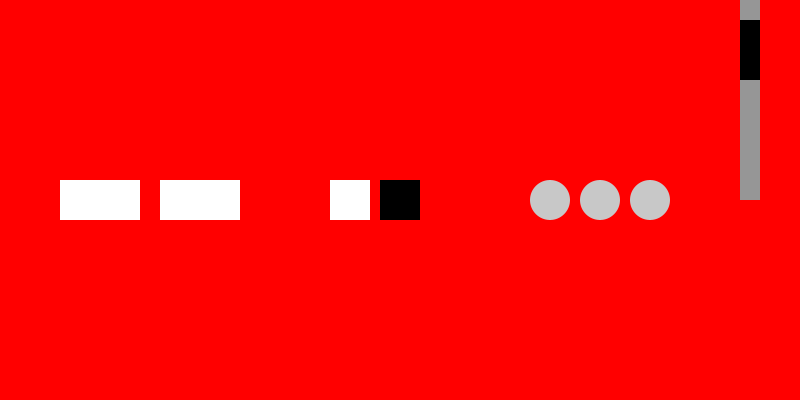
Frame 1 (no input)
Frame 60 (the mouse pressed at the canvas centre just before this capture): identical to frame 1, image omitted
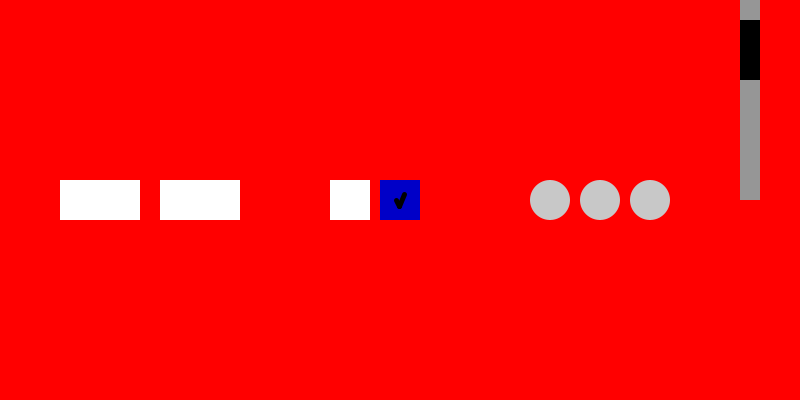
Frame 120 (the mouse held since frame 60 and released just before this capture)

The Processing sketch that drew these frames (run headless with seeded random() and noise(); from frame 60 on, the mouse is pressed at the canvas centre):

// Processing sketch: Harrah_Ethan_HandsOnWidgets
// ── Harrah_Ethan_HandsOnWidgets.pde
Button normalButton1, normalButton2;
Checkbox checkbox1, checkbox2;
RadioGroup radioGroup;
RadioButton radio1, radio2, radio3;
Slider backgroundSlider;
int backgroundColor;

void setup() {
  size(800, 400); 
  backgroundColor = color(255, 0, 0); // Start with red

  // Normal Buttons (Left side) - Toggle between Blue & Yellow
  normalButton1 = new Button(
    () -> changeBackgroundBlueYellow(),
    100, 200,
    40, 20,
    "rect",
    color(255),  // White
    color(200)   // Gray
  );
  
  normalButton2 = new Button(
    () -> changeBackgroundBlueYellow(),
    200, 200,
    40, 20,
    "rect",
    color(255),  // White
    color(200)   // Gray
  );

  // Checkboxes (Middle)
  checkbox1 = new Checkbox(
    () -> println("Checkbox 1 toggled!"),
    350, 200,
    20,
    color(255),
    color(200),
    color(0, 0, 255),
    color(0, 0, 200)
  );

  checkbox2 = new Checkbox(
    () -> println("Checkbox 2 toggled!"),
    400, 200,
    20,
    color(0),
    color(100),
    color(0, 0, 255),
    color(0, 0, 200)
  );

  // Radio Buttons (Right side)
  radioGroup = new RadioGroup();

  radio1 = new RadioButton(
    radioGroup,
    () -> println("Radio 1 selected"),
    550, 200,
    20,
    color(200),
    color(150),
    color(100, 200, 100),
    color(50, 150, 50)
  );

  radio2 = new RadioButton(
    radioGroup,
    () -> println("Radio 2 selected"),
    600, 200,
    20,
    color(200),
    color(150),
    color(100, 200, 100),
    color(50, 150, 50)
  );

  radio3 = new RadioButton(
    radioGroup,
    () -> println("Radio 3 selected"),
    650, 200,
    20,
    color(200),
    color(150),
    color(100, 200, 100),
    color(50, 150, 50)
  );

  // Vertical Slider - Changes background from Red to Green
  backgroundSlider = new Slider(
    750, 50,   // x, y position
    20, 300,   // width, height
    true,      // Vertical slider
    0.2,       // Button size percentage
    color(150), // Track color (Gray)
    color(0)    // Button color (Black)
  );
}

void changeBackgroundBlueYellow() {
  if (backgroundColor == color(0, 0, 255)) {
    backgroundColor = color(255, 255, 0);
  } else {
    backgroundColor = color(0, 0, 255);
  }
}

void updateBackgroundFromSlider() {
  float sliderValue = backgroundSlider.getValue();
  backgroundColor = lerpColor(color(255, 0, 0), color(0, 255, 0), sliderValue);
}

void draw() {
  background(backgroundColor);
  backgroundSlider.update();
  
  updateBackgroundFromSlider();

  // Render UI Elements
  normalButton1.render();
  normalButton2.render();
  
  checkbox1.render();
  checkbox2.render();

  radio1.render();
  radio2.render();
  radio3.render();

  backgroundSlider.render();
}

void mousePressed() {
  normalButton1.mousePressed();
  normalButton2.mousePressed();

  checkbox1.mousePressed();
  checkbox2.mousePressed();

  radio1.mousePressed();
  radio2.mousePressed();
  radio3.mousePressed();

  backgroundSlider.mousePressed();
}

void mouseReleased() {
  backgroundSlider.mouseReleased();
}

// ── Button.pde
class Button {
  boolean isPressed;
  String buttonType; // ellipse, rect, etc...
  PVector pos;
  PVector size;
  int baseColor;
  int highlightColor;
  final Runnable action;
  
  Button(Runnable action, float xPos, float yPos, float xSize, float ySize, String buttonType, int baseColor, int highlightColor) {
    this.action = action;
    this.pos = new PVector(xPos, yPos);
    this.size = new PVector(xSize, ySize);
    this.buttonType = buttonType;
    this.baseColor = baseColor;
    this.highlightColor = highlightColor;
}
 
  void render() {
    renderColor();
    renderShape();
  }
 
  void renderShape() {
     noStroke();
     if (buttonType == "rect") {
       rectMode(CENTER);
       rect(this.pos.x, this.pos.y, this.size.x * 2, this.size.y * 2);
     } else if (buttonType == "ellipse") {
       ellipseMode(CENTER);
       ellipse(this.pos.x, this.pos.y ,this.size.x * 2, this.size.y * 2);
     }
  }
  
  void renderColor() {
     if (this.isMouseOverButton() == true) {
       fill(this.highlightColor);  
     } else {
       fill(this.baseColor);
     } 
  }
  
  void mousePressed() {
    if (this.isMouseOverButton() == true) {
      this.action.run(); 
    }
  }
  
  boolean isMouseOverButton() {
    if (this.buttonType == "rect") {
      if (
        this.pos.x - this.size.x <= mouseX && mouseX <= this.pos.x + this.size.x &&
        this.pos.y - this.size.y <= mouseY && mouseY <= this.pos.y + this.size.y
      ) {
        return true; 
      } else {
        return false; 
      }
    } else if (this.buttonType == "ellipse") {
      if (
        (
        Math.pow(((mouseX - this.pos.x) / this.size.x),2) + 
        Math.pow(((mouseY - this.pos.y) / this.size.y),2)
        ) <= 1
      ) {
        return true; 
      } else {
        return false; 
      }
    } else {
      return false; 
    }
  }
  
}

// ── CheckBox.pde
class Checkbox extends Button {
  boolean checked;
  int baseCheckedColor;
  int highlightCheckedColor;

  Checkbox(Runnable action, float xPos, float yPos, float size, int baseUncheckedColor, int highlightUncheckedColor, int baseCheckedColor, int highlightCheckedColor) {
    super(action, xPos, yPos, size, size, "rect", baseUncheckedColor, highlightUncheckedColor);
    this.checked = false;
    this.baseCheckedColor = baseCheckedColor;
    this.highlightCheckedColor = highlightCheckedColor;
  }

  @Override
  void render() {
    renderColor();
    super.renderShape();
    if (this.checked) {
      drawCheckMark();
    }
  }

  @Override
  void renderColor() {
    if (this.checked) {
      if (this.isMouseOverButton()) {
        fill(this.highlightCheckedColor);
      } else {
        fill(this.baseCheckedColor);
      }
    } else if (this.isMouseOverButton()) {
      fill(this.highlightColor);
    } else {
      fill(this.baseColor);
    }
  }

  @Override
  void mousePressed() {
    if (this.isMouseOverButton()) {
      this.checked = !this.checked;
    }
  }

  void drawCheckMark() {
    stroke(0);
    strokeWeight(size.x * 0.25); // Adjusted thickness based on checkbox size
    noFill();

    float offset = size.x * 0.2; // Offset for positioning inside the checkbox

    // Draw a more prominent checkmark
    line(pos.x - offset, pos.y, pos.x - size.x * 0.05, pos.y + size.y * 0.3);
    line(pos.x - size.x * 0.05, pos.y + size.y * 0.3, pos.x + offset, pos.y - size.y * 0.3);
  }
}

// ── RadioButton.pde
class RadioButton extends Button {
  boolean selected;
  RadioGroup group;
  int baseSelectedColor;
  int highlightSelectedColor;

  RadioButton(RadioGroup group, Runnable action, float xPos, float yPos, float size, int baseColor, int highlightColor, int baseSelectedColor, int highlightSelectedColor) {
    super(action, xPos, yPos, size, size, "ellipse", baseColor, highlightColor);
    this.selected = false;
    this.group = group;
    this.baseSelectedColor = baseSelectedColor;
    this.highlightSelectedColor = highlightSelectedColor;
    group.addButton(this);
  }

  @Override
  void render() {
    renderColor();
    super.renderShape();
  }

  @Override
  void renderColor() {
    if (this.selected) {
      if (this.isMouseOverButton()) {
        fill(this.highlightSelectedColor);
      } else {
        fill(this.baseSelectedColor);
      }
    } else {
      if (this.isMouseOverButton()) {
        fill(this.highlightColor);
      } else {
        fill(this.baseColor);
      }
    }
  }

  @Override
  void mousePressed() {
    if (this.isMouseOverButton()) {
      group.selectButton(this);
    }
  }

  void select() {
    this.selected = true; 
  }
  
  void unselect() {
    this.selected = false; 
  }
}

class RadioGroup {
  ArrayList<RadioButton> buttons;

  RadioGroup() {
    buttons = new ArrayList<>();
  }

  void addButton(RadioButton button) {
    buttons.add(button);
  }

  void selectButton(RadioButton selectedButton) {
    for (RadioButton button : buttons) {
      if (button == selectedButton) {
        button.select();
      } else {
        button.unselect(); 
      }
    }
  }
}

// ── Slider.pde
class Slider {
  PVector pos;
  PVector size;
  boolean vertical;
  float buttonSize; 
  float value;
  boolean dragging;
  float dragOffset;
  int trackColor;
  int buttonColor;

  Slider(float posX, float posY, float sizeX, float sizeY, boolean vertical, float buttonSize, int trackColor, int buttonColor) {
    this.pos = new PVector(posX, posY);
    this.size = new PVector(sizeX, sizeY);
    this.vertical = vertical;
    this.buttonSize = constrain(buttonSize, 0.1, 1);
    this.value = 0;
    this.dragging = false;
    this.dragOffset = 0;
    this.trackColor = trackColor;
    this.buttonColor = buttonColor;
  }

  void render() {
    drawTrack();
    drawButton();
  }

  void drawTrack() {
    fill(this.trackColor);
    noStroke();
    rect(this.pos.x, this.pos.y, this.size.x, this.size.y);
  }

  void drawButton() {
    fill(this.buttonColor);
    noStroke();
    
    if (vertical) {
      float buttonY = this.pos.y + value * (this.size.y - this.size.y * buttonSize);
      rect(this.pos.x, buttonY, this.size.x, this.size.y * buttonSize);
    } else {
      float buttonX = this.pos.x + value * (this.size.x - this.size.x * buttonSize);
      rect(buttonX, this.pos.y, this.size.x * buttonSize, this.size.y);
    }
  }

  void mousePressed() {
    if (isMouseOverButton()) {
      dragging = true;
      
      if (vertical) {
        float buttonY = this.pos.y + value * (this.size.y - this.size.y * buttonSize);
        dragOffset = mouseY - buttonY;
      } else {
        float buttonX = this.pos.x + value * (this.size.x - this.size.x * buttonSize);
        dragOffset = mouseX - buttonX;
      }
    }
  }

  void mouseReleased() {
    dragging = false;
  }

  void update() {
    if (dragging) {
      if (vertical) {
        float mouseRelative = constrain(mouseY - dragOffset, this.pos.y, this.pos.y + this.size.y - this.size.y * buttonSize);
        value = (mouseRelative - this.pos.y) / (this.size.y - this.size.y * buttonSize);
      } else {
        float mouseRelative = constrain(mouseX - dragOffset, this.pos.x, this.pos.x + this.size.x - this.size.x * buttonSize);
        value = (mouseRelative - this.pos.x) / (this.size.x - this.size.x * buttonSize);
      }
    }
  }

  boolean isMouseOverButton() {
    if (vertical) {
      float buttonY = this.pos.y + value * (this.size.y - this.size.y * buttonSize);
      return mouseX >= this.pos.x && mouseX <= this.pos.x + this.size.x && mouseY >= buttonY && mouseY <= buttonY + this.size.y * buttonSize;
    } else {
      float buttonX = this.pos.x + value * (this.size.x - this.size.x * buttonSize);
      return mouseY >= this.pos.y && mouseY <= this.pos.y + this.size.y && mouseX >= buttonX && mouseX <= buttonX + this.size.x * buttonSize;
    }
  }

  float getValue() {
    return value;
  }
}
